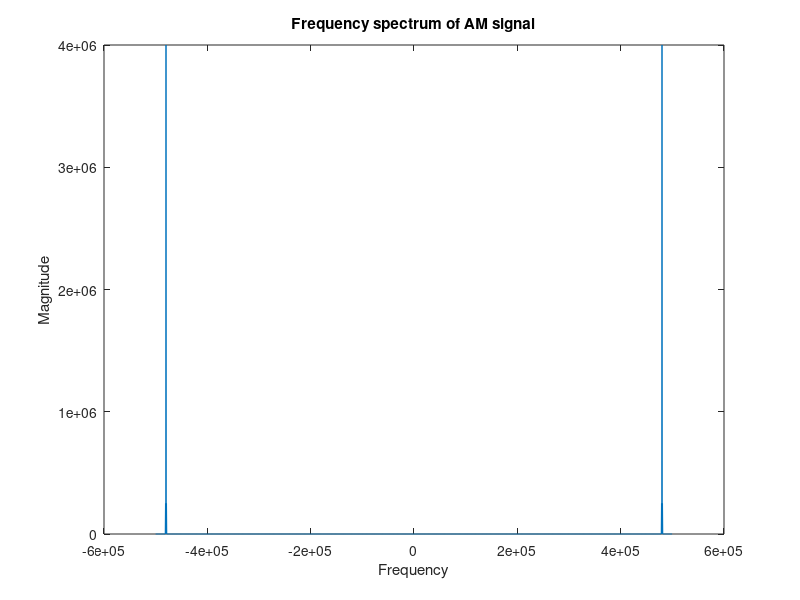
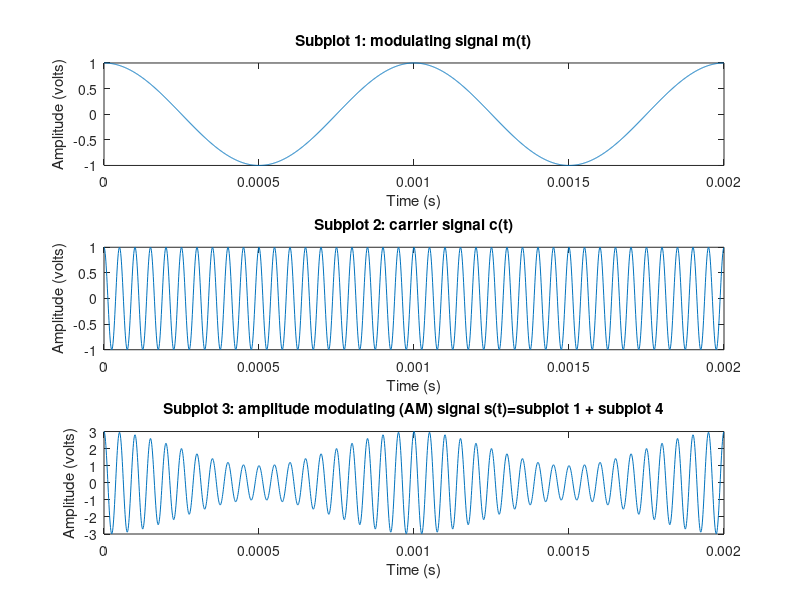
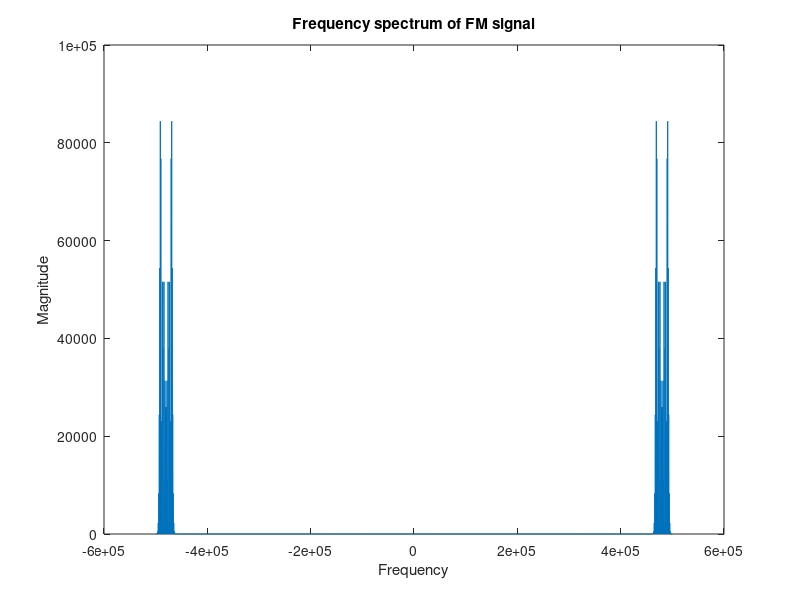
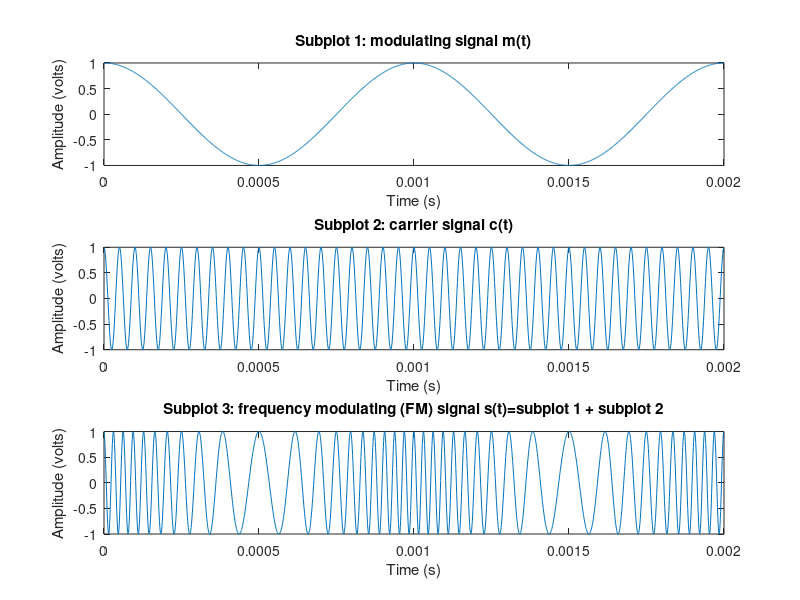

The MATLAB script that drew these images, in order:
fc = 20000;                     %Carrier frequency = 20 KHz
fm = 1000;                      %Modulating frequency = 1 KHz
fs = 50*fc;                     %Sampling frequency
ti = 0;                         %Intial time = 0 ms
tf = 0.002;                     %Final time = 2 ms
ts = 1/fs;                      %Sampling time
t = (ti:ts:tf-ts);              %Time vector

%1 amplitude modulated waveform (AM), K = 2V DC
K = 2;

m_t = cos(2*pi*fm*t);
c_t = cos(2*pi*fc*t);
s_t_1 = (m_t + K).*c_t;

spec_s_t_1 = (abs(fft(s_t_1))).^2;
L1=length(s_t_1);
freq1 = [-L1/2:1:L1/2-1]*fs/L1;
figure(1);
plot(freq1, spec_s_t_1);
title("Frequency spectrum of AM signal");
xlabel('Frequency');
ylabel('Magnitude');

figure(2);
subplot(3, 1, 1);
plot(t, m_t);
title("Subplot 1: modulating signal m(t)");
xlabel('Time (s)');
ylabel('Amplitude (volts)');

subplot(3, 1, 2);
plot(t, c_t);
title("Subplot 2: carrier signal c(t)");
xlabel('Time (s)');
ylabel('Amplitude (volts)');

subplot(3, 1, 3);
plot(t, s_t_1);
title("Subplot 3: amplitude modulating (AM) signal s(t)=subplot 1 + subplot 4");
xlabel('Time (s)');
ylabel('Amplitude (volts)');

%2 frequency modulated waveform (FM), A = 1 V (amplitude)
A = 1;
int_m_t = cumsum(m_t);
Kf = 2/(max(int_m_t));

s_t_2 = A*cos(2*pi*fc*t + 2*pi*Kf*int_m_t);

spec_s_t_2 = (abs(fft(s_t_2))).^2;
L2=length(s_t_2);
freq2 = [-L2/2:1:L2/2-1]*fs/L2;
figure(3);
plot(freq2, spec_s_t_2);
title("Frequency spectrum of FM signal");
xlabel('Frequency');
ylabel('Magnitude');

figure (4);
subplot(3, 1, 1);
plot(t, m_t);
title("Subplot 1: modulating signal m(t)");
xlabel('Time (s)');
ylabel('Amplitude (volts)');

subplot(3, 1, 2);
plot(t, c_t);
title("Subplot 2: carrier signal c(t)");
xlabel('Time (s)');
ylabel('Amplitude (volts)');

subplot(3, 1, 3);
plot(t, s_t_2);
title("Subplot 3: frequency modulating (FM) signal s(t)=subplot 1 + subplot 2");
xlabel('Time (s)');
ylabel('Amplitude (volts)');
